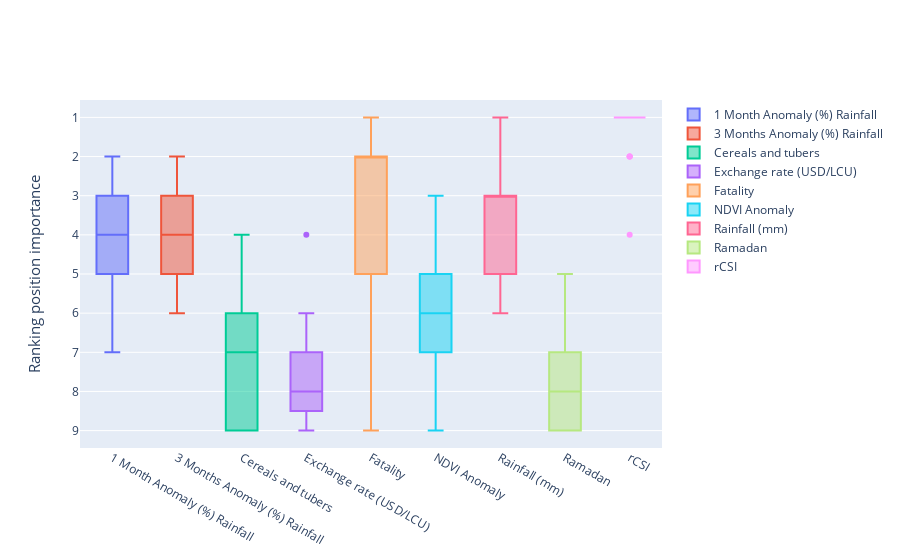

This figure's notebook cell:
### Code cell
fig = go.Figure(data = [go.Box(y = T_fcs_rank[col], name = col) for i, col in enumerate(T_fcs_rank)])
fig.update_layout(yaxis = dict(autorange = "reversed"))
fig.update_layout(yaxis_title = dict(text = "Ranking position importance", font = dict(size = 15)))
fig.show()

### Figure 1 — Plotly figure (JSON) as saved in the notebook; plotly's stock layout.template omitted (floating-point values rounded to 4 significant figures)
{"data": [{"name": "1 Month Anomaly (%) Rainfall", "type": "box", "y": [4, 5, 6, 5, 3, 7, 3, 2, 2, 4, 4, 4, 4, 6, 4, 5, 4, 6, 2, 3]}, {"name": "3 Months Anomaly (%) Rainfall", "type": "box", "y": [6, 4, 5, 4, 4, 4, 4, 3, 3, 2, 6, 6, 6, 4, 5, 2, 5, 2, 4, 2]}, {"name": "Cereals and tubers", "type": "box", "y": [5, 6, 4, 9, 9, 6, 5, 6, 9, 8, 8, 9, 8, 9, 6, 6, 7, 9, 6, 7]}, {"name": "Exchange rate (USD/LCU)", "type": "box", "y": [8, 9, 7, 6, 7, 8, 8, 4, 8, 9, 9, 7, 9, 8, 8, 7, 8, 7, 9, 8]}, {"name": "Fatality", "type": "box", "y": [2, 2, 2, 3, 2, 2, 7, 9, 6, 6, 2, 1, 2, 2, 2, 9, 1, 1, 3, 4]}, {"name": "NDVI Anomaly", "type": "box", "y": [7, 7, 8, 8, 5, 5, 9, 7, 4, 5, 7, 5, 5, 5, 7, 3, 6, 3, 8, 6]}, {"name": "Rainfall (mm)", "type": "box", "y": [3, 3, 3, 2, 6, 3, 1, 5, 5, 3, 3, 3, 3, 3, 3, 4, 3, 5, 5, 5]}, {"name": "Ramadan", "type": "box", "y": [9, 8, 9, 7, 8, 9, 6, 8, 7, 7, 5, 8, 7, 7, 9, 8, 9, 8, 7, 9]}, {"name": "rCSI", "type": "box", "y": [1, 1, 1, 1, 1, 1, 2, 1, 1, 1, 1, 2, 1, 1, 1, 1, 2, 4, 1, 1]}], "layout": {"yaxis": {"autorange": "reversed", "title": {"font": {"size": 15}, "text": "Ranking position importance"}}}}
